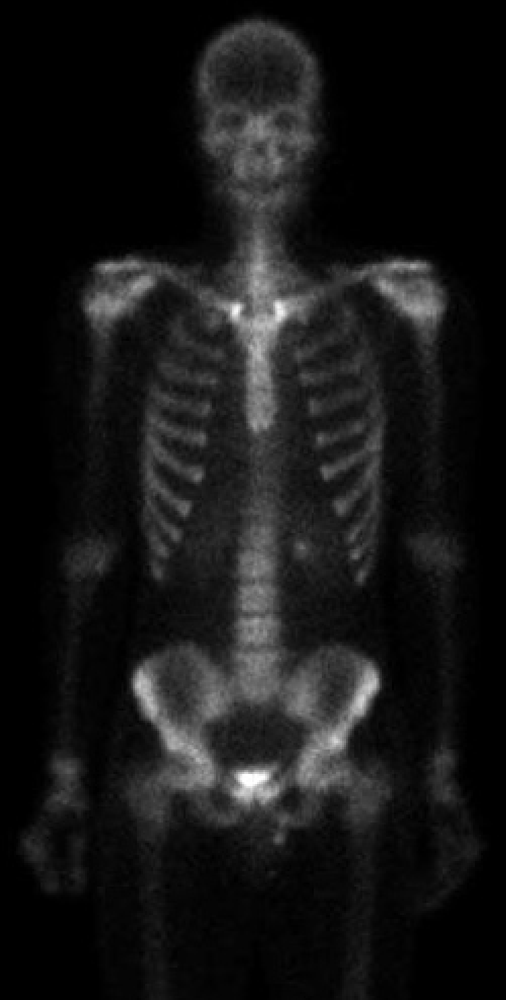
#> input picture x.tif, 506 x 1000 px, shrunk from 750 x 1482 before the run, found by its file name
$ jupyter execute ImageProcessing01.ipynb   (shell and % lines are left out)
#> lines starting #> are read from the running program, lines starting #| are printed output that depends on the picture
[cell 1]
import cv2 as cv
import numpy as np
import matplotlib.pyplot as plt
img = cv.imread(r'D:\Anaconda project\x.tif')
#> img is the input picture: shape (1000, 506, 3); min 0, max 255, mean 22.5
imnot = cv.bitwise_not(img)
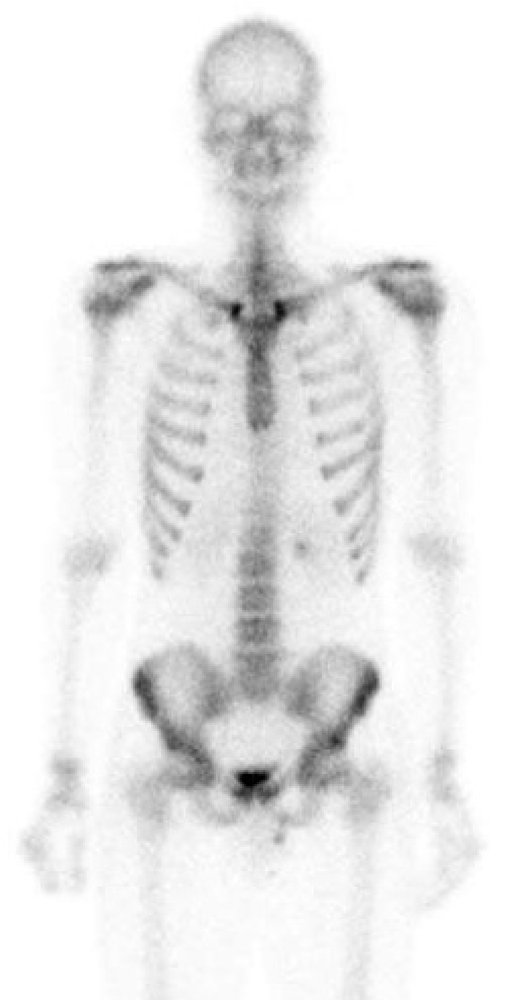
#> imnot: shape (1000, 506, 3); min 0, max 255, mean 232.5
A = np.array(img)
B = np.array(imnot)
res1 = np.maximum(A, B)
plt.imshow(img)
plt.show()
plt.close()
plt.imshow(imnot)
plt.show()
plt.close()
plt.imshow(res1)
plt.show()
plt.close()
